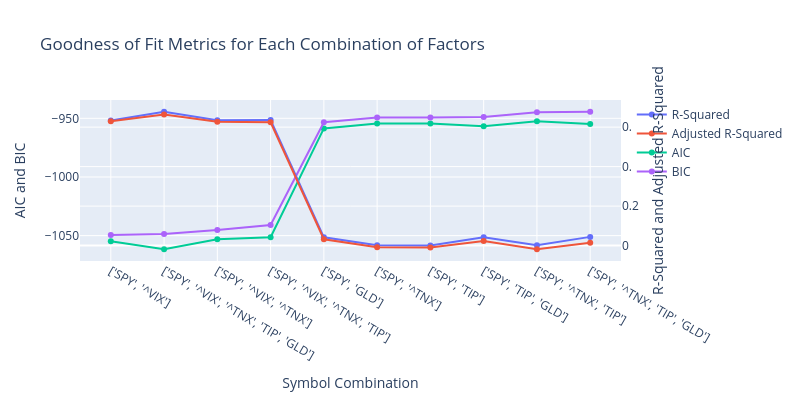

Notebook cell for this chart:
### Markdown cell above
## Goodness of Fit Examination

### Code cell
test.goodness_of_fit()

### Figure 1 — Plotly figure (JSON) as saved in the notebook; plotly's stock layout.template omitted (floating-point values rounded to 4 significant figures)
{"data": [{"mode": "lines+markers", "name": "R-Squared", "type": "scatter", "x": ["['SPY', '^VIX']", "['SPY', '^VIX', '^TNX', 'TIP', 'GLD']", "['SPY', '^VIX', '^TNX']", "['SPY', '^VIX', '^TNX', 'TIP']", "['SPY', 'GLD']", "['SPY', '^TNX']", "['SPY', 'TIP']", "['SPY', 'TIP', 'GLD']", "['SPY', '^TNX', 'TIP']", "['SPY', '^TNX', 'TIP', 'GLD']"], "y": [0.6335, 0.6776, 0.6348, 0.6358, 0.04183, 0.0013, 0.00103, 0.04286, 0.00233, 0.04416], "yaxis": "y2"}, {"mode": "lines+markers", "name": "Adjusted R-Squared", "type": "scatter", "x": ["['SPY', '^VIX']", "['SPY', '^VIX', '^TNX', 'TIP', 'GLD']", "['SPY', '^VIX', '^TNX']", "['SPY', '^VIX', '^TNX', 'TIP']", "['SPY', 'GLD']", "['SPY', '^TNX']", "['SPY', 'TIP']", "['SPY', 'TIP', 'GLD']", "['SPY', '^TNX', 'TIP']", "['SPY', '^TNX', 'TIP', 'GLD']"], "y": [0.6297, 0.664, 0.6272, 0.6244, 0.03205, -0.008891, -0.009164, 0.02312, -0.01824, 0.01429], "yaxis": "y2"}, {"mode": "lines+markers", "name": "AIC", "type": "scatter", "x": ["['SPY', '^VIX']", "['SPY', '^VIX', '^TNX', 'TIP', 'GLD']", "['SPY', '^VIX', '^TNX']", "['SPY', '^VIX', '^TNX', 'TIP']", "['SPY', 'GLD']", "['SPY', '^TNX']", "['SPY', 'TIP']", "['SPY', 'TIP', 'GLD']", "['SPY', '^TNX', 'TIP']", "['SPY', '^TNX', 'TIP', 'GLD']"], "y": [-1055.0, -1062.0, -1053.0, -1051.0, -958.6, -954.5, -954.5, -956.7, -952.6, -954.9], "yaxis": "y"}, {"mode": "lines+markers", "name": "BIC", "type": "scatter", "x": ["['SPY', '^VIX']", "['SPY', '^VIX', '^TNX', 'TIP', 'GLD']", "['SPY', '^VIX', '^TNX']", "['SPY', '^VIX', '^TNX', 'TIP']", "['SPY', 'GLD']", "['SPY', '^TNX']", "['SPY', 'TIP']", "['SPY', 'TIP', 'GLD']", "['SPY', '^TNX', 'TIP']", "['SPY', '^TNX', 'TIP', 'GLD']"], "y": [-1050.0, -1049.0, -1045.0, -1041.0, -953.4, -949.3, -949.3, -948.9, -944.8, -944.5], "yaxis": "y"}], "layout": {"height": 400, "title": {"text": "Goodness of Fit Metrics for Each Combination of Factors"}, "width": 800, "xaxis": {"title": {"text": "Symbol Combination"}}, "yaxis": {"side": "left", "title": {"text": "AIC and BIC"}}, "yaxis2": {"overlaying": "y", "side": "right", "title": {"text": "R-Squared and Adjusted R-Squared"}}}}
